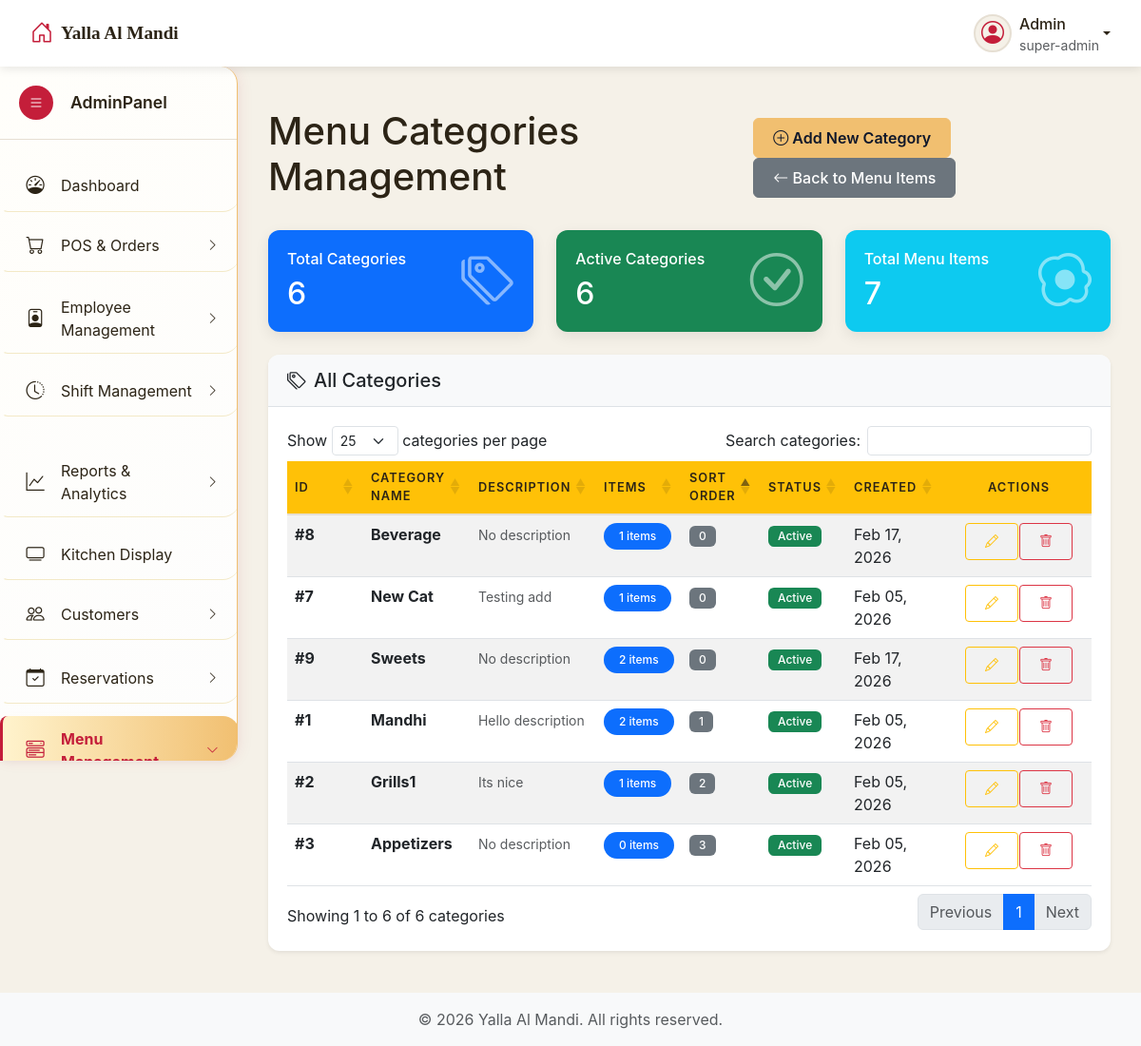
Screenshot of /admin/categories.php (signed in) with the database file from the repository.
### tables this page shows
CREATE TABLE `menu_categories` (
  `id` int NOT NULL,
  `name` varchar(50) NOT NULL,
  `description` text,
  `is_active` tinyint(1) DEFAULT '1',
  `sort_order` int DEFAULT '0',
  `created_at` timestamp NOT NULL DEFAULT CURRENT_TIMESTAMP,
  `updated_at` timestamp NOT NULL DEFAULT CURRENT_TIMESTAMP ON UPDATE CURRENT_TIMESTAMP
);

### admin/includes/view_all_categories.php (the view, shortened to what this page needs)
<?php
$sql = "SELECT mc.*,
        (SELECT COUNT(*) FROM menu_items WHERE category_id = mc.id) as item_count
        FROM menu_categories mc
        ORDER BY mc.sort_order ASC, mc.name ASC";
$result = $connection->query($sql);
?>
<div class="main-content" id="mainContent">
    <div class="container-fluid">
        <div class="d-flex justify-content-between align-items-center mb-4">
            <h1 class="page-title">Menu Categories Management</h1>
            <div>
                <a href="categories.php?source=add_category" class="btn btn-primary me-2">
                    <i class="bi bi-plus-circle"></i> Add New Category
                </a>
                <a href="menu_items.php" class="btn btn-secondary">
                    <i class="bi bi-arrow-left"></i> Back to Menu Items
                </a>
            </div>
        </div>
        <div class="row mb-4">
            <div class="col-md-4">
                <div class="card bg-primary text-white">
                    <div class="card-body">
                        <div class="d-flex justify-content-between align-items-center">
                            <div>
                                <h6 class="card-title">Total Categories</h6>
                                <h2 class="mb-0">
                                    <?php
                                    $count_query = "SELECT COUNT(*) as total FROM menu_categories";
                                    $count_result = $connection->query($count_query);
                                    echo $count_result ? $count_result->fetch_assoc()['total'] : '0';
                                    ?>
                                </h2>
                            </div>
                            <i class="bi bi-tags display-4 opacity-50"></i>
                        </div>
                    </div>
                </div>
            </div>
            <div class="col-md-4">
                <div class="card bg-success text-white">
                    <div class="card-body">
                        <div class="d-flex justify-content-between align-items-center">
                            <div>
                                <h6 class="card-title">Active Categories</h6>
                                <h2 class="mb-0">
                                    <?php
                                    $active_query = "SELECT COUNT(*) as total FROM menu_categories WHERE is_active = 1";
                                    $active_result = $connection->query($active_query);
                                    echo $active_result ? $active_result->fetch_assoc()['total'] : '0';
                                    ?>
                                </h2>
                            </div>
                            <i class="bi bi-check-circle display-4 opacity-50"></i>
                        </div>
                    </div>
                </div>
            </div>
            <div class="col-md-4">
                <div class="card bg-info text-white">
                    <div class="card-body">
                        <div class="d-flex justify-content-between align-items-center">
                            <div>
                                <h6 class="card-title">Total Menu Items</h6>
                                <h2 class="mb-0">
                                    <?php
                                    $items_query = "SELECT COUNT(*) as total FROM menu_items";
                                    $items_result = $connection->query($items_query);
                                    echo $items_result ? $items_result->fetch_assoc()['total'] : '0';
                                    ?>
                                </h2>
                            </div>
                            <i class="bi bi-egg-fried display-4 opacity-50"></i>
                        </div>
                    </div>
                </div>
            </div>
        </div>
        <div class="card shadow-sm">
            <div class="card-header">
                <h5 class="mb-0"><i class="bi bi-tags me-2"></i>All Categories</h5>
            </div>
            <div class="card-body">
                <div class="table-responsive">
                    <table class="table table-hover table-striped" id="categoriesTable">
                        <thead>
                            <tr class="table-dark">
                                <th width="50">ID</th>
                                <th>Category Name</th>
                                <th>Description</th>
                                <th>Items</th>
                                <th>Sort Order</th>
                                <th>Status</th>
                                <th>Created</th>
                                <th width="150" class="text-center">Actions</th>
                            </tr>
                        </thead>
                        <tbody>
                            <?php if ($result->num_rows > 0): ?>
                                <?php while ($category = $result->fetch_assoc()): ?>
                                    <tr id="category-row-<?php echo $category['id']; ?>">
                                        <td class="fw-bold">#<?php echo $category['id']; ?></td>
                                        <td>
                                            <div class="fw-bold"><?php echo htmlspecialchars($category['name']); ?></div>
                                        </td>
                                        <td>
                                            <small class="text-muted">
                                                <?php
                                                echo $category['description']
                                                    ? (strlen($category['description']) > 50
                                                        ? htmlspecialchars(substr($category['description'], 0, 50)) . '...'
                                                        : htmlspecialchars($category['description']))
                                                    : '<span class="text-muted">No description</span>';
                                                ?>
                                            </small>
                                        </td>
                                        <td>
                                            <span class="badge bg-primary rounded-pill px-3 py-2">
                                                <?php echo $category['item_count']; ?> items
                                            </span>
                                        </td>
                                        <td>
                                            <span class="badge bg-secondary"><?php echo $category['sort_order']; ?></span>
                                        </td>
                                        <td>
                                            <?php if ($category['is_active']): ?>
                                                <span class="badge bg-success">Active</span>
                                            <?php else: ?>
                                                <span class="badge bg-danger">Inactive</span>
                                            <?php endif; ?>
                                        </td>
                                        <td><?php echo date('M d, Y', strtotime($category['created_at'])); ?></td>
                                        <td class="text-center">
                                            <div class="btn-group btn-group-sm" role="group">
                                                <a href='categories.php?source=edit_category&id=<?php echo $category['id']; ?>'
                                                   class="btn btn-outline-warning"
                                                   title="Edit Category">
                                                    <i class="bi bi-pencil"></i>
                                                </a>
                                                <button
                                                    type="button"
                                                    class="btn btn-outline-danger"
                                                    onclick="showCategoryDeleteConfirmation(<?php echo $category['id']; ?>, '<?php echo htmlspecialchars(addslashes($category['name'])); ?>', <?php echo $category['item_count']; ?>)"
                                                    title="Delete Category">
                                                    <i class="bi bi-trash"></i>
                                                </button>
                                            </div>
                                        </td>
                                    </tr>
                                <?php endwhile; ?>
                            <?php endif; ?>
                        </tbody>
                    </table>
                </div>
            </div>
        </div>
    </div>
</div>
<div class="position-fixed bottom-0 end-0 p-3" style="z-index: 9999">
</div>
<div class="position-fixed bottom-0 end-0 p-3" style="z-index: 9999">
</div>

### admin/resources/css/admin-style.css (style rules this page uses)
body { font-family: 'Inter', 'Segoe UI', sans-serif; background-color: var(--color-beige); color: var(--color-dark-brown); overflow-x: hidden; padding-top: var(--top-nav-height); }
.main-content { margin-left: var(--sidebar-width); padding: 20px; transition: margin-left 0.3s ease; min-height: calc(100vh - var(--top-nav-height)); }
.card { border: none; border-radius: 10px; box-shadow: 0 5px 15px rgba(0, 0, 0, 0.08); transition: all 0.3s ease; }
.card-header { position: relative; left: 0; background-color: var(--color-white); border-bottom: 1px solid var(--color-sand); padding: 15px 20px; font-weight: 600; }
.card-body { padding: 20px; }
.badge { padding: 5px 10px; font-weight: 500; font-size: 0.75rem; }
.table { margin-bottom: 0; }
.table thead th { border-top: none; border-bottom: 2px solid var(--color-sand); font-weight: 600; color: var(--color-dark-brown); text-transform: uppercase; font-size: 0.8rem; letter-spacing: 1px; }
.btn { border-radius: 6px; font-weight: 500; padding: 8px 20px; transition: all 0.3s ease; }
.btn-primary { background-color: var(--color-red); border-color: var(--color-red); }
.card { border: none; border-radius: 12px; }
.card-header { background-color: #f8f9fa; border-bottom: 1px solid #dee2e6; border-radius: 12px 12px 0 0 !important; }
.btn-primary { background: #f1bf70; border-color: #f1bf70; color: #0f172a; font-weight: 600; }
.table th { font-weight: 600; background-color: #2c3e50 !important; color: white; vertical-align: middle; }
.table-dark { --bs-table-bg: #2c3e50; --bs-table-color: white; }
.btn-group .btn { border-radius: 4px !important; }
.btn-group .btn:not(:last-child) { margin-right: 2px; }
.table th { font-weight: 600; background-color: #ffc107 !important; color: #212529; vertical-align: middle; }

### admin/includes/header.php (style rules this page uses)
:root { --color-red: #c41e3a; --color-red-light: #e84c4c; --color-beige: #f5f1e8; --color-sand: #e6dfd3; --color-dark-brown: #2c2416; --color-soft-black: #1a1a1a; --color-olive: #8a8635; --color-copper: #b87333; --color-white: #ffffff; --color-light-gray: #f8f9fa; --sidebar-width: 250px; --sidebar-collapsed-width: 70px; --top-nav-height: 70px; }

### rows the page displays
menu_categories: id "8", name "Beverage", description "No description", item_count "1", sort_order "0", is_active "Active", created_at "Feb 17, 2026"
menu_categories: id "7", name "New Cat", description "Testing add", item_count "1", sort_order "0", is_active "Active", created_at "Feb 05, 2026"
menu_categories: id "9", name "Sweets", description "No description", item_count "2", sort_order "0", is_active "Active", created_at "Feb 17, 2026"
menu_categories: id "1", name "Mandhi", description "Hello description", item_count "2", sort_order "1", is_active "Active", created_at "Feb 05, 2026"
menu_categories: id "2", name "Grills1", description "Its nice", item_count "1", sort_order "2", is_active "Active", created_at "Feb 05, 2026"
menu_categories: id "3", name "Appetizers", shows "No description", item_count "0", sort_order "3", is_active "Active", created_at "Feb 05, 2026"

### other values shown
$current_user['username'] "Admin"
$_SESSION['role'] "super-admin"
$count_result->fetch_assoc()['total'] "6"
$active_result->fetch_assoc()['total'] "6"
$items_result->fetch_assoc()['total'] "7"
